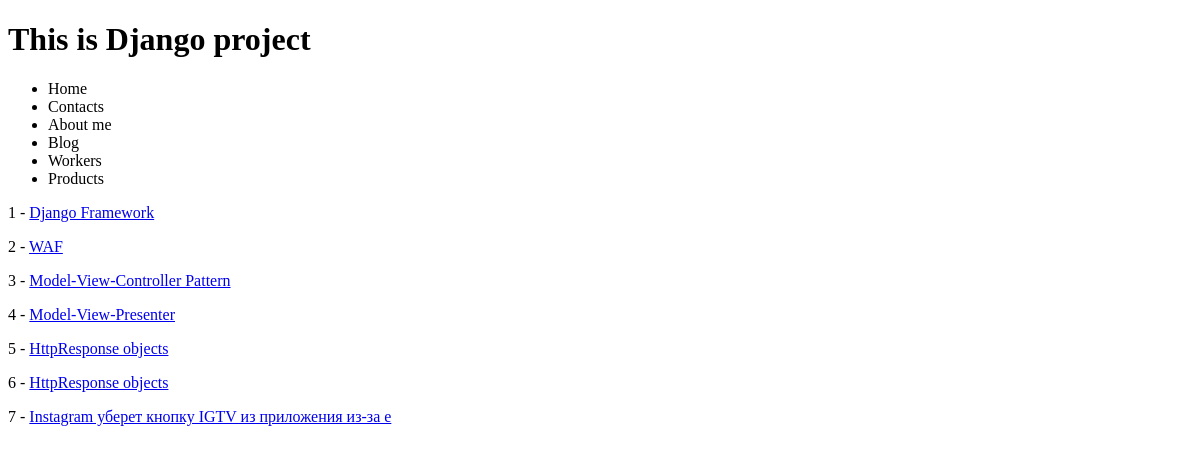
The page /blog/ on the database as committed earlier.
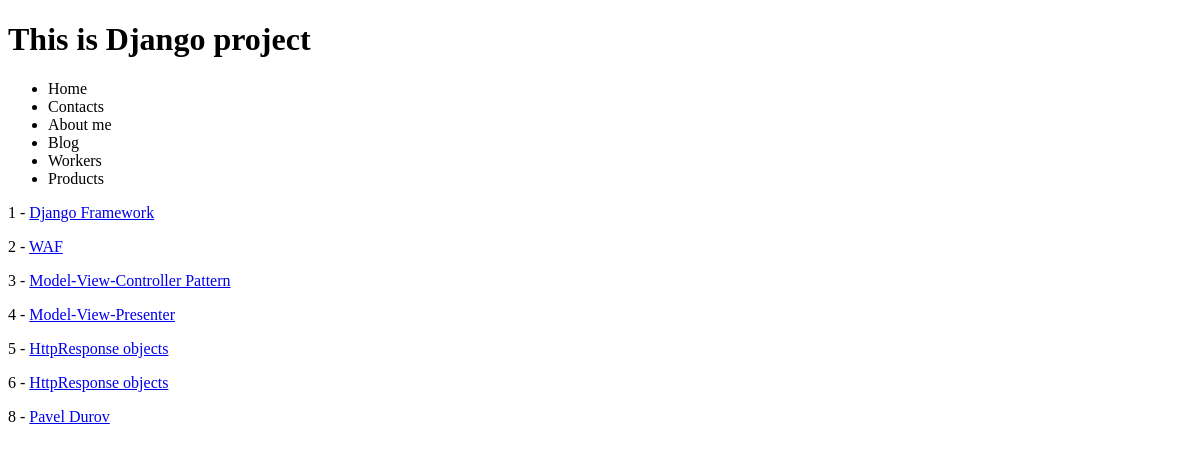
The same page on the database as committed later.
### blog/models.py (models this page shows)
class Article(models.Model):
    title   = models.CharField(max_length=50)
    content = models.TextField(blank=True, max_length=100000)
    active  = models.BooleanField(default=True)
    def get_absolute_url(self):        # critical important to override this method!
        return reverse("articles:article-detail", kwargs={"id": self.id})

### blog/views.py (the view)
# urls.py: path('', ArticleView.as_view(), name='article-list'),
class ArticleView(ListView):
    template_name   = 'articles/article_list.html'
    queryset        = Article.objects.all()  # blog/<modelname>_list.html

### blog/templates/articles/article_list.html
{% extends 'base.html'%}
{% block content %}
    {%for object in object_list%}
        <p>{{object.id}} - <a href='{{object.get_absolute_url}}'>{{object.title}}</a></p>
    {% endfor %}
{% endblock%}

Rows that differ between the two databases and show on the page:
removed Article: id "7", title "Instagram уберет кнопку IGTV из приложения из-за е"
added Article: id "8", title "Pavel Durov"
